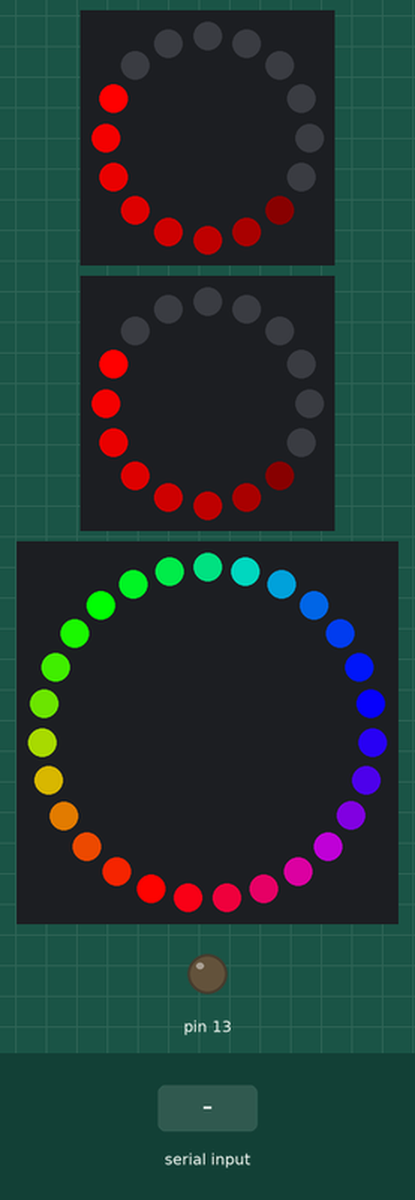
Bench run of a sketch on a simulated Arduino Uno, built with avr-gcc and run on an emulated ATmega328P. Shown: 2 × 16 RGB LEDs in a ring, first at the top, clockwise, 27 RGB LEDs in a ring, first at the top, clockwise, output pins drawn as LEDs (lit = HIGH). The inputs (shaded band) are chosen by the test bench. Dim RGB values are drawn brighter than linear.

Above: at 1.26 s.
1.3 s: byte 30 received over Serial
At 1.39 s:
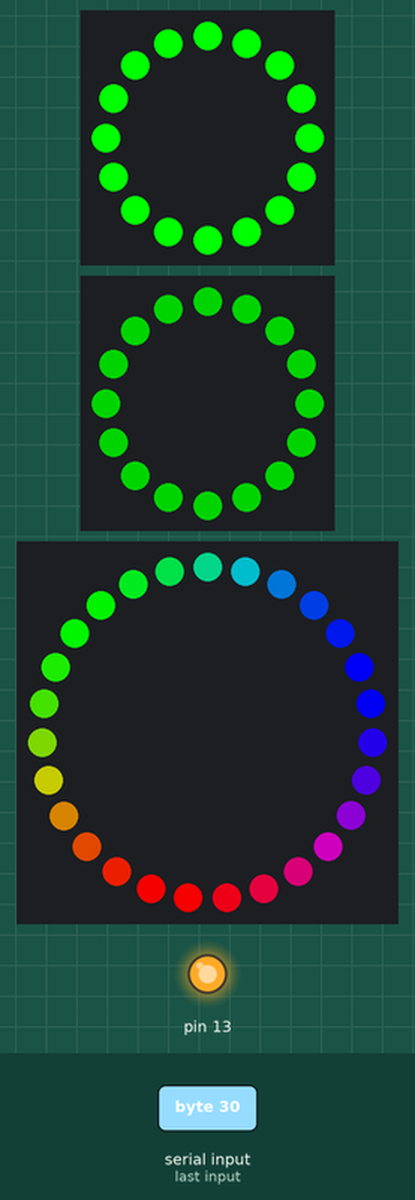
2.9 s: byte 90 received over Serial
At 2.94 s:
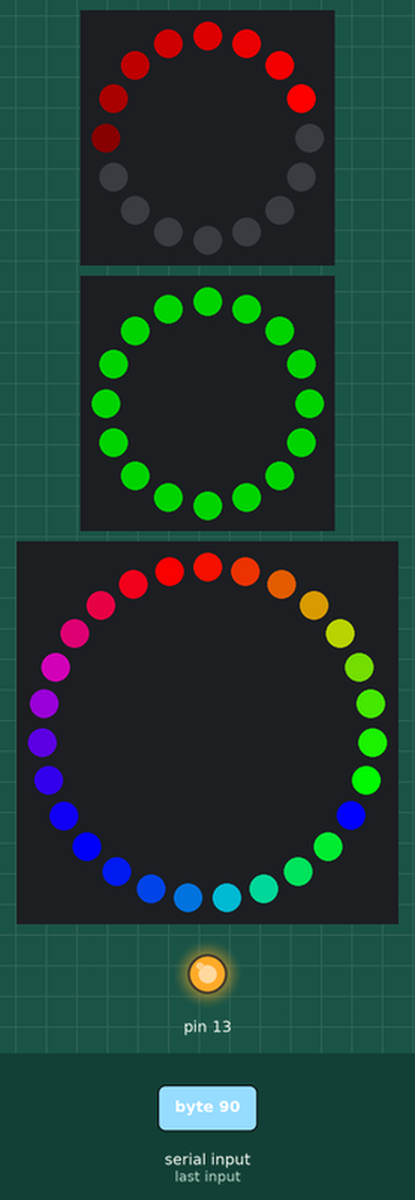
4.5 s: byte 120 received over Serial
At 4.55 s:
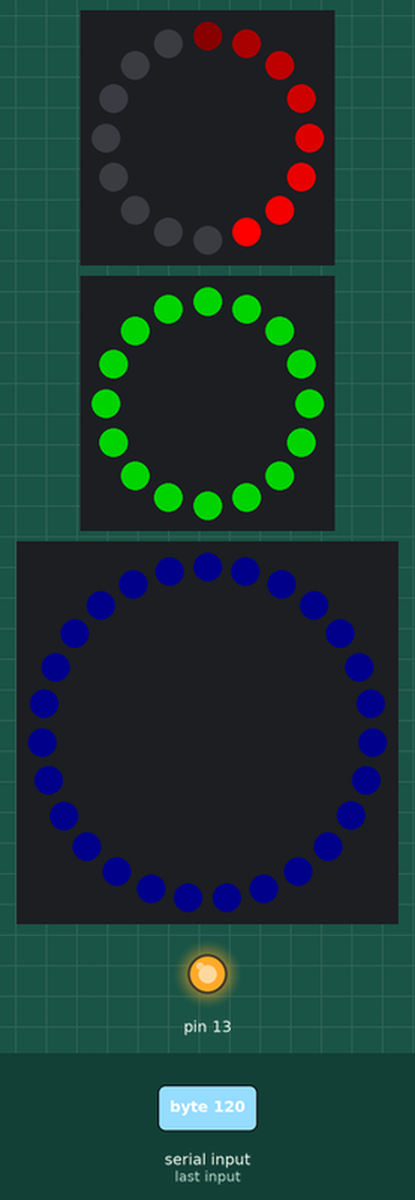
6.1 s: byte 30 received over Serial
At 6.14 s:
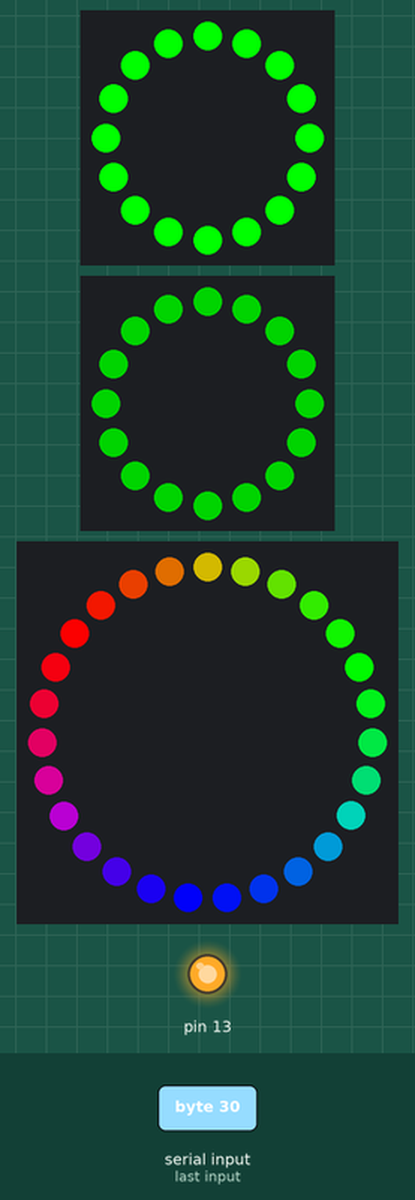
7.7 s: byte 90 received over Serial
At 7.78 s:
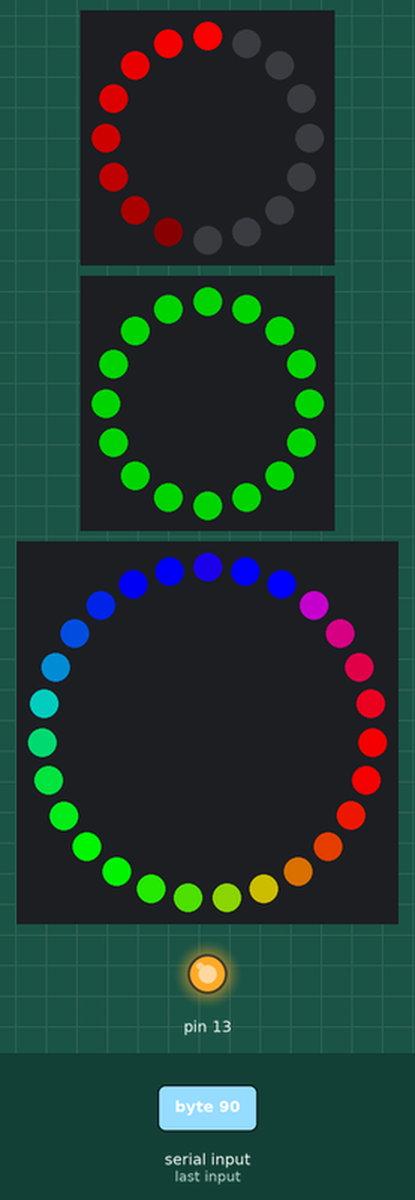
9.4 s: byte 120 received over Serial
At 10.17 s:
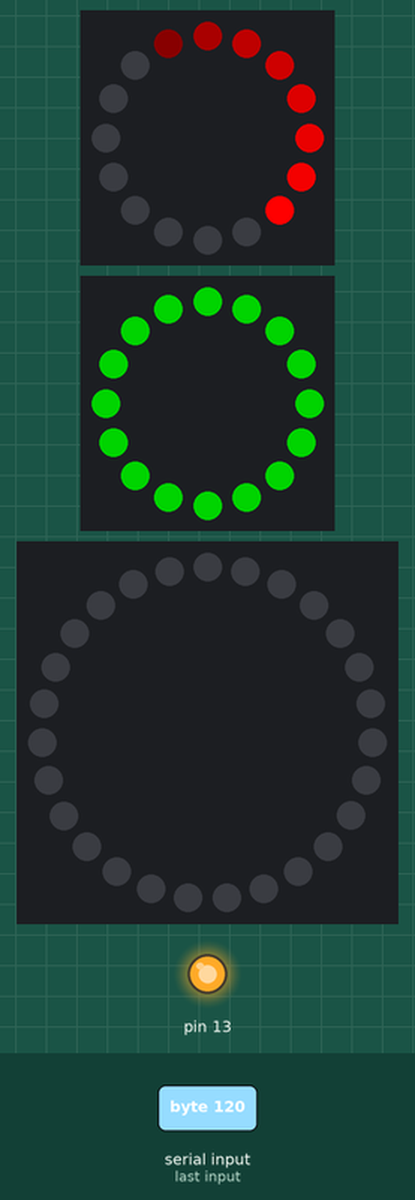
Timing chart, 0 to 12.4 s (numbered marks = the images above; inputs shaded):
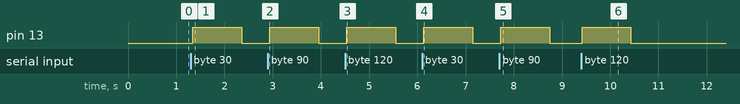

The sketch:

LedController2017.ino
```cpp
//#define RAINBOW_RING
#define RAINBOW

#define GREENBRIGHTNESS 128

#include <Adafruit_NeoPixel.h>

#define FRONT_RING_PIN  8
#define REAR_RING_PIN  7
#define NUMPIXELS_RING  16

#define LIGHT_PIN 5
#define NUMPIXELS_STRIPS 27

#define RINGFADE 35

Adafruit_NeoPixel rearpixels = Adafruit_NeoPixel(NUMPIXELS_RING, REAR_RING_PIN, NEO_GRB + NEO_KHZ800);
Adafruit_NeoPixel frontpixels = Adafruit_NeoPixel(NUMPIXELS_RING, FRONT_RING_PIN, NEO_GRB + NEO_KHZ800);
Adafruit_NeoPixel strippixels = Adafruit_NeoPixel(NUMPIXELS_STRIPS, LIGHT_PIN, NEO_GRB + NEO_KHZ800);

void setup() {
  rearpixels.begin();
  frontpixels.begin();
  strippixels.begin();
  Serial.begin(115200);

  pinMode(13,OUTPUT);
}

byte rainbow = 0;
byte spin = 0;
long lastread = 0;
byte add = 0;

int pulse = 0;
boolean pulsedir = false;

byte front_leds = false, rear_leds = false, enabled = false, auton = false, teleop = false, red = false, blue = false;

void loop() {
  if (Serial.available()) {
    byte c = Serial.read();
    lastread = millis();
    front_leds = c & 0b00001000;
    rear_leds = c & 0b00000100;
    auton = c & 0b00100000;
    teleop = c & 0b00010000;
    red = c & 0b10000000;
    blue = c & 0b01000000;
    enabled = c & 0b00000010;
    digitalWrite(13,HIGH);
  }
  if (lastread < millis() - 1000) { // lost comms
    front_leds = false;
    rear_leds = false;
    enabled = false;
    auton = false;
    teleop = false;
    red = false;
    blue = false;
    digitalWrite(13,LOW);
  }

  rainbow+=4; // this will automatically wrap around
  spin++;
  spin %= NUMPIXELS_RING;
  if (pulsedir) {
    pulse--;
  } else {
    pulse++;
  }
  if (pulse > NUMPIXELS_STRIPS) pulsedir = true;
  if (pulse < 0) pulsedir = false;

  if (auton) {
    if (red) {
      for (byte i = 0; i < NUMPIXELS_STRIPS; i++)
        strippixels.setPixelColor(i,strippixels.Color(pulse,0,0));
    } else if (blue) {
      for (byte i = 0; i < NUMPIXELS_STRIPS; i++)
        strippixels.setPixelColor(i,strippixels.Color(0,0,pulse));
    }
  } else if (teleop) {
    fade_s(10);
    if (red) {
      strippixels.setPixelColor(pulse,strippixels.Color(255,0,0));
    } else if (blue) {
      strippixels.setPixelColor(pulse,strippixels.Color(0,0,255));
    }
  } else {
    #ifdef RAINBOW
    for (byte i = 0; i < NUMPIXELS_STRIPS; i++) {
      uint32_t color = wheel(((i * 255 / NUMPIXELS_STRIPS) + rainbow) & 255);
      strippixels.setPixelColor(i,color);
    }
    #else
    fade_s(6);
    add++;
      if (add > 2) {
        add = 0;
        strippixels.setPixelColor(random(NUMPIXELS_STRIPS),wheel(random(0xff)));
      }
    #endif
  }

  if (front_leds) {
    for (byte i = 0; i < NUMPIXELS_RING; i++) {
      frontpixels.setPixelColor(i,frontpixels.Color(0,GREENBRIGHTNESS,0));
    }
  } else {
    #ifdef RAINBOW_RING
    for (byte i = 0; i < NUMPIXELS_RING; i++) {
      uint32_t color = wheel(((i * 255 / NUMPIXELS_RING) + rainbow) & 255);
      frontpixels.setPixelColor(i,color);
    }
    #else
    fade_f(RINGFADE);
    frontpixels.setPixelColor(spin,frontpixels.Color(255,0,0));
    #endif
  }

  if (rear_leds) {
    for (byte i = 0; i < NUMPIXELS_RING; i++) {
      rearpixels.setPixelColor(i,rearpixels.Color(0,255,0));
    }
  } else {
    #ifdef RAINBOW_RING
    for (byte i = 0; i < NUMPIXELS_RING; i++) {
      uint32_t color = wheel(((i * 255 / NUMPIXELS_RING) + rainbow) & 255);
      rearpixels.setPixelColor(i,color);
    }
    #else
    fade_r(RINGFADE);
    rearpixels.setPixelColor(spin,rearpixels.Color(255,0,0));
    #endif
  }

  frontpixels.show();
  rearpixels.show();
  strippixels.show();

  delay(40);
}

uint32_t wheel(byte WheelPos) {
  WheelPos = 255 - WheelPos;
  if(WheelPos < 85) {
   return frontpixels.Color(255 - WheelPos * 3, 0, WheelPos * 3);
  } else if(WheelPos < 170) {
    WheelPos -= 85;
   return frontpixels.Color(0, WheelPos * 3, 255 - WheelPos * 3);
  } else {
   WheelPos -= 170;
   return frontpixels.Color(WheelPos * 3, 255 - WheelPos * 3, 0);
  }
}

void fade_f(byte FADE){
  for (byte i = 0; i < NUMPIXELS_RING; i++) {
    uint32_t pcolor = frontpixels.getPixelColor(i);
    uint8_t red,green,blue;
    blue = pcolor;
    green = pcolor>>8;
    red = pcolor>>16;
    if (red>FADE) {
      red-=FADE;
    } else {
      red = 0;
    }
    if (green>FADE) {
      green-=FADE;
    } else {
      green = 0;
    }
    if (blue>FADE) {
      blue-=FADE;
    } else {
      blue = 0;
    }
    frontpixels.setPixelColor(i,red,green,blue);
  }
}

void fade_r(byte FADE){
  for (byte i = 0; i < NUMPIXELS_RING; i++) {
    uint32_t pcolor = rearpixels.getPixelColor(i);
    uint8_t red,green,blue;
    blue = pcolor;
    green = pcolor>>8;
    red = pcolor>>16;
    if (red>FADE) {
      red-=FADE;
    } else {
      red = 0;
    }
    if (green>FADE) {
      green-=FADE;
    } else {
      green = 0;
    }
    if (blue>FADE) {
      blue-=FADE;
    } else {
      blue = 0;
    }
    rearpixels.setPixelColor(i,red,green,blue);
  }
}

void fade_s(byte FADE){
  for (byte i = 0; i < NUMPIXELS_STRIPS; i++) {
    uint32_t pcolor = strippixels.getPixelColor(i);
    uint8_t red,green,blue;
    blue = pcolor;
    green = pcolor>>8;
    red = pcolor>>16;
    if (red>FADE) {
      red-=FADE;
    } else {
      red = 0;
    }
    if (green>FADE) {
      green-=FADE;
    } else {
      green = 0;
    }
    if (blue>FADE) {
      blue-=FADE;
    } else {
      blue = 0;
    }
    strippixels.setPixelColor(i,red,green,blue);
  }
}
```

Measured:
- after the input at 1.3 s, pin 13: LOW → HIGH at once, → LOW 1.0 s later; the LEDs: first differ from a run without the input at once (image 1 shows a later state)
- after the input at 2.9 s, pin 13: LOW → HIGH at once, → LOW 1.0 s later; the LEDs: change at once (image 2)
- after the input at 4.5 s, pin 13: LOW → HIGH at once, → LOW 1.0 s later; the LEDs: change at once (image 3)
- after the input at 6.1 s, pin 13: LOW → HIGH at once, → LOW 1.0 s later; the LEDs: change at once (image 4)
- after the input at 7.7 s, pin 13: LOW → HIGH at once, → LOW 1.0 s later; the LEDs: first change at once (image 5 shows a later state)
- after the input at 9.4 s, pin 13: LOW → HIGH at once, → LOW 1.0 s later; the LEDs: first change at once (image 6 shows a later state)
